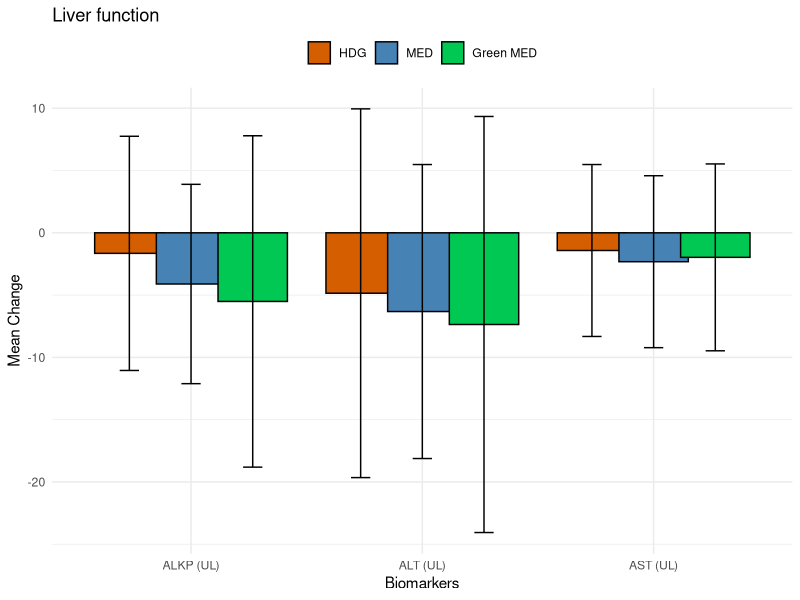

Source code (R):
# Load required package

library(ggplot2)

# Markers for Liver Function Tests
markers_liver <- c("ALT (UL)", "AST (UL)", "ALKP (UL)")

# Mean changes for groups
hdg_means_liver <- c(-4.85, -1.42, -1.65)
hdg_errors_liver <- c(14.8, 6.9, 9.4)

med_means_liver <- c(-6.32, -2.32, -4.11)
med_errors_liver <- c(11.8, 6.9, 8.0)

green_med_means_liver <- c(-7.36, -1.97, -5.51)
green_med_errors_liver <- c(16.7, 7.5, 13.3)

# Create long format data frame
data_liver <- data.frame(
  Marker = rep(markers_liver, 3),
  MeanChange = c(hdg_means_liver, med_means_liver, green_med_means_liver),
  SE = c(hdg_errors_liver, med_errors_liver, green_med_errors_liver),
  Group = rep(c("HDG", "MED", "Green MED"), each = length(markers_liver))
)


# Factor for desired group order
data_liver$Group <- factor(data_liver$Group, levels = c("HDG", "MED", "Green MED"))


# Define the colors
group_colors <- c("HDG" = "#d55e00", "MED" = "#4682B4", "Green MED" = "#00C853")


# Plot 

ggplot(data_liver, aes(x = Marker, y = MeanChange, fill = Group)) +
  geom_bar(stat = "identity", position = position_dodge(width = 0.8), color = "black") +
  geom_errorbar(aes(ymin = MeanChange - SE, ymax = MeanChange + SE),
                position = position_dodge(width = 0.8), width = 0.25) +
  scale_fill_manual(values = group_colors) +
  labs(title = "Liver function",
       y = "Mean Change",
       x = "Biomarkers") +
  theme_minimal() +
  theme(
    legend.title = element_blank(),
    legend.position = "top",
    legend.justification = "center",
    legend.direction = "horizontal"
  )



